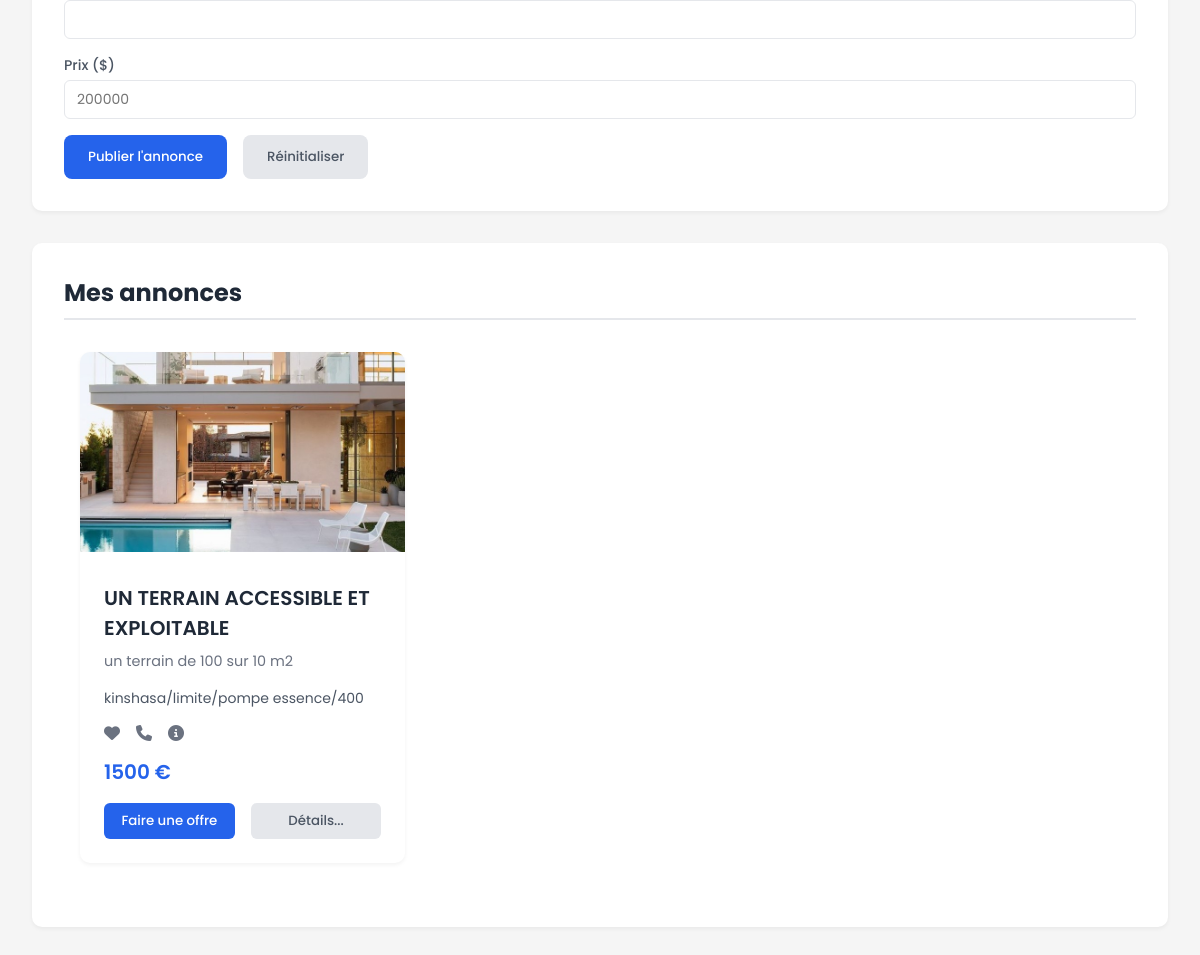
The app's page /listings/ (signed in, lower part), older data.
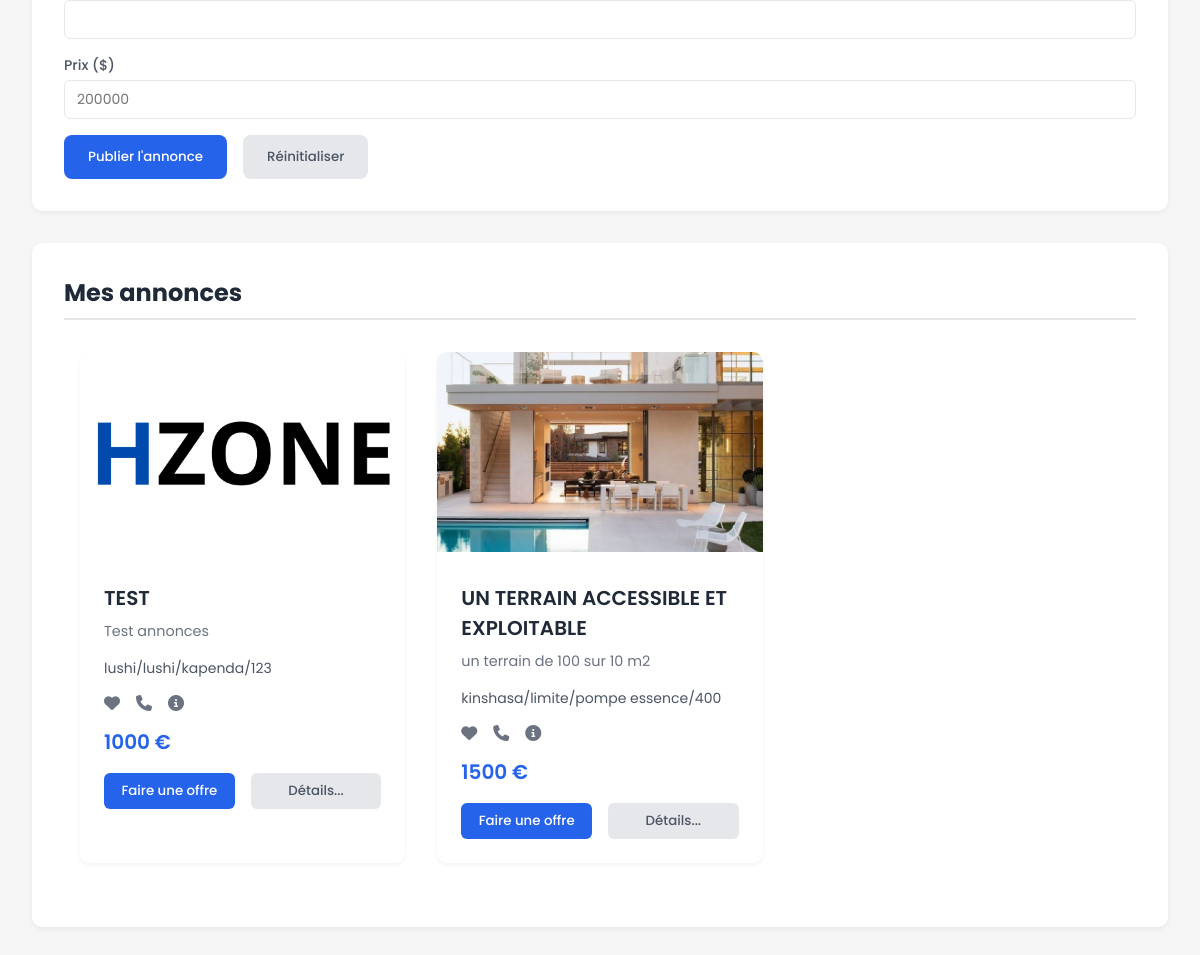
The same page, newer data.
### hzone_app/models.py (models this page shows)
class Listing(models.Model):
    TRANSACTION_CHOICES = [
        ('vente', 'Vente'),
        ('location', 'Location'),
    ]
    PROPERTY_TYPE_CHOICES = [
        ('maison', 'Maison'),
        ('appartement', 'Appartement'),
        ('terrain', 'Terrain')
    ]
    OUTDOOR_CHOICES = [
        ('oui', 'Oui'),
        ('non', 'Non'),
    ]
    owner = models.ForeignKey(User, on_delete=models.CASCADE)
    transaction_type = models.CharField(max_length=20, choices=TRANSACTION_CHOICES)
    property_type = models.CharField(max_length=50, choices=PROPERTY_TYPE_CHOICES)
    title = models.fields.CharField(max_length=100)
    surface = models.DecimalField(max_digits=10, decimal_places=2)
    number_of_piece = models.IntegerField()
    outdoor_space = models.CharField(max_length=3, choices=OUTDOOR_CHOICES)
    city = models.CharField()
    district = models.CharField()
    street = models.CharField(blank=True, null=True)
    street_number = models.CharField()
    description = models.TextField()
    price = models.BigIntegerField()
    create_at = models.DateTimeField(auto_now_add=True)

class ListingImage(models.Model):
    listing = models.ForeignKey(Listing, on_delete=models.CASCADE, related_name='images')
    image = models.ImageField(upload_to='listing_images/')
    uploaded_at = models.DateTimeField(auto_now_add=True)

### hzone_app/views.py (the view, shortened to what this page needs)
# urls.py: path("listings/", hzone_app.views.listings, name="listings"),
@login_required
def listings(request):
    listings = Listing.objects.filter(owner=request.user).order_by('-create_at')
    context = {
        'listings': listings
    }
    return render(request, 'hzone_app/listings.html', context)

### hzone_app/templates/hzone_app/listings.html (shortened to what this page needs)
{% extends 'hzone/app_base.html' %}
{% block content %}
{% load static %}
<main class="main-content">
    <section class="crud-section">
        <form method="post" enctype="multipart/form-data" id="annonceForm">
            <div class="form-group">
                <input type="number" id="" class="form-input" placeholder="" required name="streetNumber">
            </div>
            <div class="form-group">
                <label class="form-label" for="prix">Prix ($)</label>
                <input type="number" id="prix" class="form-input" placeholder="200000" name="price" required>
            </div>
            <div class="button-group">
                <button type="submit" class="btn btn-primary">Publier l'annonce</button>
                <button type="reset" class="btn btn-secondary">Réinitialiser</button>
            </div>
        </form>
    </section>
    <section class="crud-section">
        <h2 class="section-title">Mes annonces</h2>
        <div class="annonces-list">
            <div class="listings">
                {% if listings %}
                {% for listing in listings %}
                <div class="listing-card">
                {% if listing.images.first %}
                    <img src="{{ listing.images.first.image.url }}" alt="{{ listing.title }}" class="listing-image">
                {% else %}
                    <img src="{% static 'hzone_app/images/default.png' %}" alt="{{ listing.title }}" class="listing-image">
                {% endif %}
                <div class="listing-content">
                    <h2 class="listing-title">{{ listing.title|upper }}</h2>
                    <p class="listing-description">{{ listing.description }}</p>
                    <p class="listing-location">{{ listing.city }}/{{ listing.district }}/{{ listing.street }}/{{ listing.street_number }}</p>
                    <div class="listing-icons">
                        <i class="fas fa-heart favorite {% if listing in user.favorites.all %}active{% endif %}"></i>
                        <i class="fas fa-phone"></i>
                        <i class="fas fa-info-circle"></i>
                    </div>
                    <p class="listing-price">{{ listing.price }} €</p>
                    <div class="listing-actions">
                        <button class="action-button primary-button">Faire une offre</button>
                        <button class="action-button secondary-button">Détails...</button>
                    </div>
                </div>
                </div>
            {% endfor %}
            {% else %}
                <p>Aucune annonce trouvée.</p>
            {% endif %}
            </div>
        </div>
    </section>
</main>
{% endblock %}

Row changes from the older to the newer data that the page shows:
added Listing: title "TEST", description "Test annonces", city "lushi", district "lushi", street "kapenda", street_number "123", price "1000"
